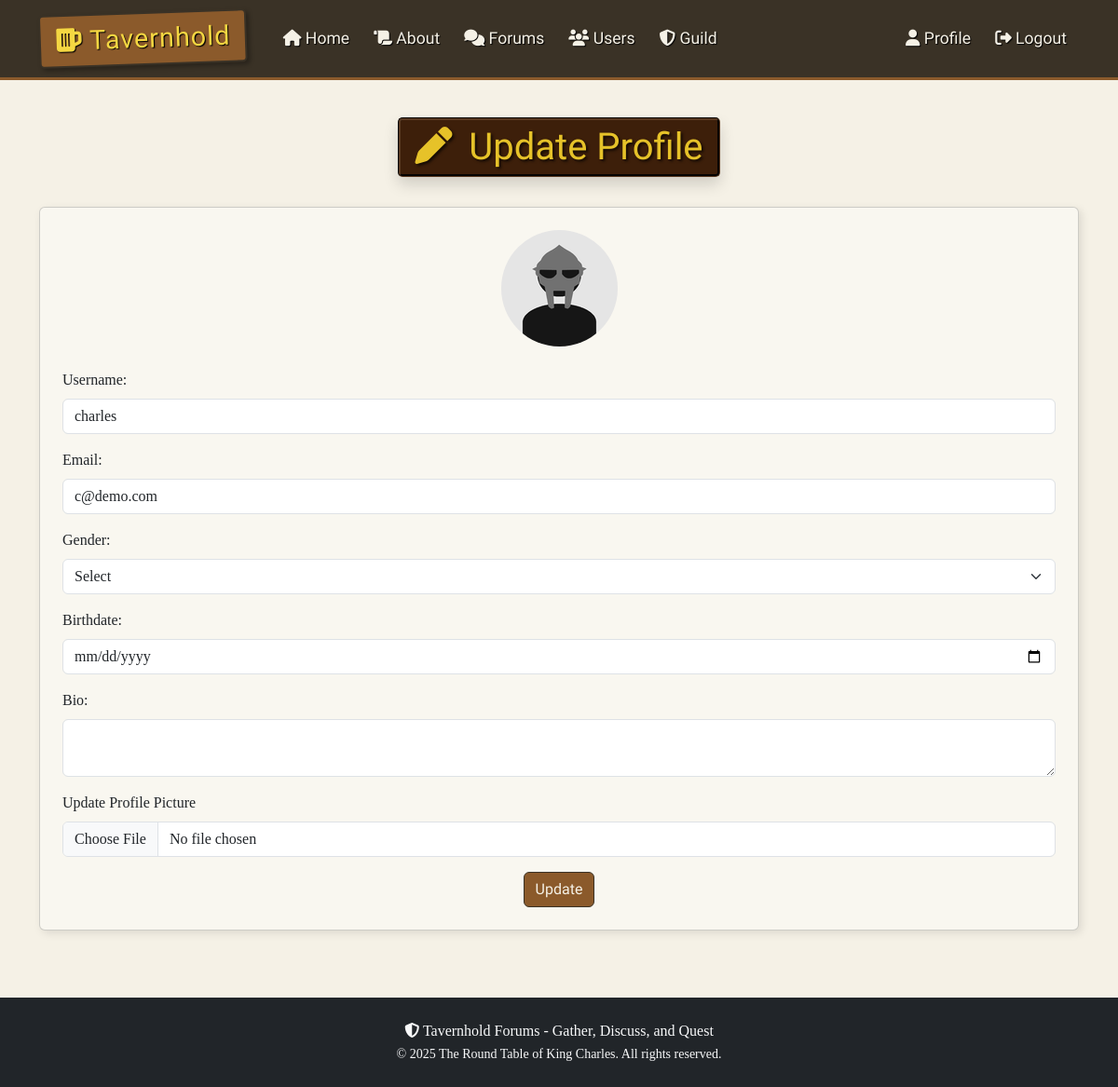
The app's page /profile/update (signed in) with its own data.
### thforums/models.py (models this page shows, shortened)
class User(db.Model, UserMixin):
    id = db.Column(db.Integer, primary_key=True)  # unique id for each user
    username = db.Column(db.String(20), unique=True, nullable=False)  # username must be unique
    email = db.Column(db.String(120), unique=True, nullable=False)  # email must be unique
    image_file = db.Column(db.String(20), nullable=False, default="default.png")  # profile picture
    password = db.Column(db.String(60), nullable=False)  # hashed password
    gender = db.Column(db.String(10), nullable=True)  # gender field
    birthdate = db.Column(db.Date, nullable=True)  # birthdate field
    bio = db.Column(db.Text, nullable=True)  # bio field
    threads = db.relationship("Thread", backref="author", lazy=True)  # relationship to threads created by the user
    replies = db.relationship("Reply", backref="author", lazy=True)  # relationship to replies made by the user
    exp = db.Column(db.Integer, nullable=True) #exp for user
    commends_received = db.relationship("Commend", backref="user_target", lazy=True, primaryjoin="User.id==Commend.user_id_target")

### thforums/routes.py (the view)
@app.route("/profile/update", methods=["GET", "POST"])
@login_required
def update_profile():
    form = UpdateProfileForm()
    if form.validate_on_submit():
        if form.picture.data:
            picture_file = save_picture(form.picture.data)  # save the new profile picture
            current_user.image_file = picture_file
        current_user.username = form.username.data
        current_user.email = form.email.data
        current_user.gender = form.gender.data
        current_user.birthdate = form.birthdate.data
        current_user.bio = form.bio.data
        db.session.commit()
        flash("Your profile has been updated!", "success")
        return redirect(url_for("profile"))
    elif request.method == "GET":
        form.username.data = current_user.username
        form.email.data = current_user.email
        form.gender.data = current_user.gender
        form.birthdate.data = current_user.birthdate
        form.bio.data = current_user.bio
    image_file = url_for('static', filename='profile_pics/' + current_user.image_file)
    return render_template("update_profile.html", title="Update Profile", image_file=image_file, form=form)

### thforums/forms.py (shortened to what this page needs)
class UpdateProfileForm(FlaskForm):
    username = StringField("Username:", validators=[DataRequired(), Length(min=2, max=20)])  # username field
    email = StringField("Email:", validators=[DataRequired(), Email()])  # email field
    picture = FileField("Update Profile Picture", validators=[FileAllowed(['jpg', 'png'])])  # profile picture upload
    gender = SelectField("Gender:", choices=[("", "Select"), ("Male", "Male"), ("Female", "Female"), ("Other", "Other")])
    birthdate = DateField("Birthdate:", format='%Y-%m-%d', validators=[Optional()])
    bio = TextAreaField("Bio:", validators=[Length(max=500)])
    submit = SubmitField("Update")  # submit button

### thforums/models.py (called while the page is built)
@login_manager.user_loader
def load_user(user_id):
    return User.query.get(int(user_id))

### thforums/routes.py (called while the page is built)
@app.context_processor
def inject_random_users():
    random_users = sample(User.query.all(), min(3, User.query.count())) if User.query.count() > 0 else []
    return {'random_users': random_users}

### thforums/templates/update_profile.html (shortened to what this page needs)
{% extends 'layout.html' %}
{% block content %}
<div class="text-center mb-4">
    <h1 class="tavern-sign-straight d-inline-block shadow">
		<i class="fas fa-pen me-2"></i> Update Profile
    </h1>
</div>
<form method="POST" enctype="multipart/form-data" class="card p-4">
    <div class="text-center mb-4">
        <img src="{{ image_file or url_for('static', filename='profile_pics/default.png') }}"
             alt="Profile Picture"
             class="large-profile-pic">
    </div>
    <div class="mb-3">
        {{ form.username.label(class="form-label") }}
        {{ form.username(class="form-control") }}
    </div>
    <div class="mb-3">
        {{ form.email.label(class="form-label") }}
        {{ form.email(class="form-control") }}
    </div>
    <div class="mb-3">
        {{ form.gender.label(class="form-label") }}
        {{ form.gender(class="form-select") }}
    </div>
    <div class="mb-3">
        {{ form.birthdate.label(class="form-label") }}
        {{ form.birthdate(class="form-control") }}
    </div>
    <div class="mb-3">
        {{ form.bio.label(class="form-label") }}
        {{ form.bio(class="form-control") }}
    </div>
    <div class="mb-3">
        {{ form.picture.label(class="form-label") }}
        {{ form.picture(class="form-control") }}
    </div>
    <div class="text-center">
        {{ form.submit(class="btn btn-medieval") }}
    </div>
</form>
{% endblock %}

### thforums/static/css/styles.css (style rules this page uses)
:root { --background-color: #f5f1e6; --background-image: url('https://i.pinimg.com/736x/b9/69/e1/b969e18f60defad33dd623985b8af591.jpg'); --background-repeat: no-repeat; --background-size: 100% 100%; --background-attachment: fixed; --font-family: 'Cinzel', serif; --text-color: #3a3226; --navbar-bg-color: #3a3226; --navbar-border-color: #8b5a2b; --navbar-text-color: #f5f1e6; --btn-bg-color: #8b5a2b; --btn-hover-bg-color: #6d4a2b; --btn-text-color: #f5f1e6; --card-bg-color: #f9f7f0; --card-border-color: #8b5a2b; --alert-bg-color: #f5e7c6; --alert-border-color: #d4b97a; --alert-text-color: #5c3a21; }
html { height: 100%; }
body { background-color: var(--background-color); background-image: var(--background-image); background-repeat: no-repeat; background-size:cover; background-attachment: fixed; font-family: var(--font-family); color: var(--text-color); display: flex; flex-direction: column; min-height: 100%; }
.tavern-sign-straight { display: inline-block; background-color: #3d1f0a; color: #e6c229; padding: 5px 15px; border-radius: 5px; border: 3px groove #5a3a22; box-shadow: 4px 4px 6px rgba(0, 0, 0, 0.3); font-family: 'MedievalSharp', cursive; text-align: center; text-shadow: 2px 2px 3px rgba(0, 0, 0, 0.7); }
.btn-medieval { background-color: var(--btn-bg-color); color: var(--btn-text-color); border: 1px solid var(--navbar-bg-color); font-family: 'MedievalSharp', cursive; }
.card { box-shadow: 3px 3px 10px rgba(0, 0, 0, 0.1); background-color: var(--card-bg-color); }
.large-profile-pic { width: 180px; height: 180px; object-fit: cover; }
.large-profile-pic { width: 125px; height: 125px; border-radius: 50%; }

### records on screen
User: username "charles", email "c@demo.com", gender "Select"
